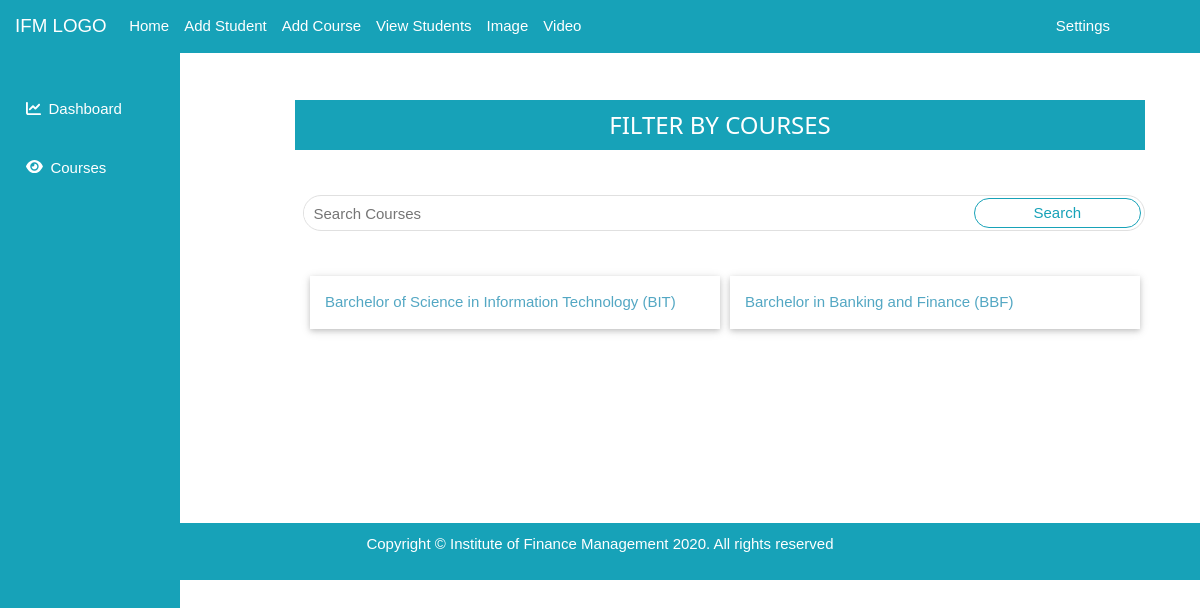
Page /filter-by/courses/ on the earlier database version.
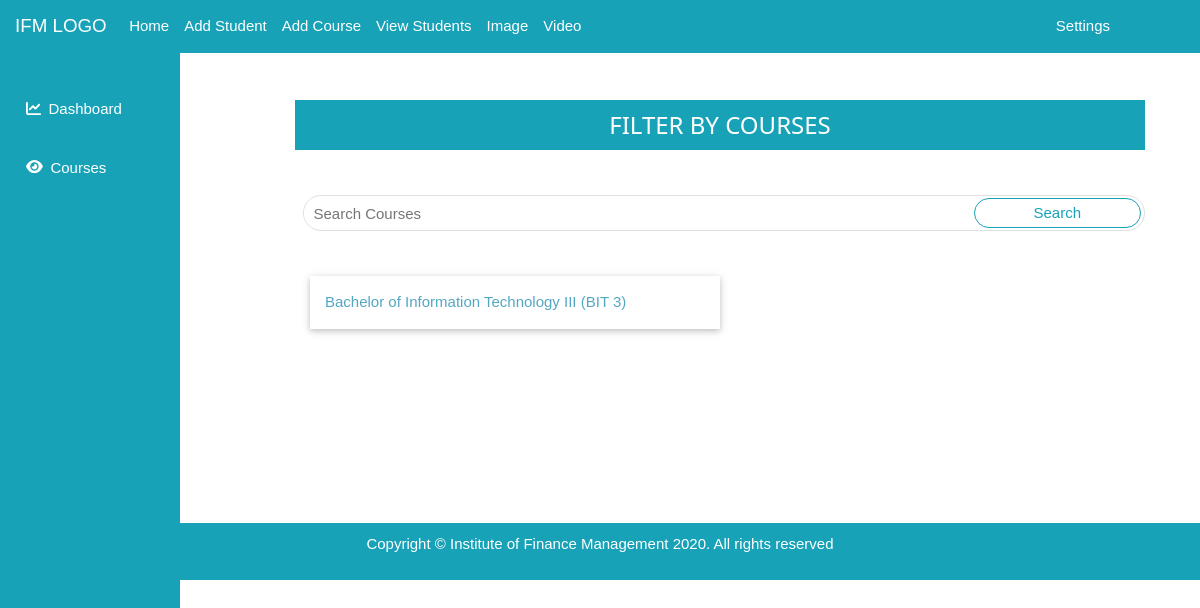
Same page on the later database version.
### face_app/models.py (models this page shows, shortened)
class Course(models.Model):
    code = models.CharField(max_length = 10, unique = True)
    name = models.CharField(max_length = 100, unique = True)
    class Meta:
        verbose_name_plural = 'Courses'

### face_app/views.py (the view)
# urls.py: path('filter-by/courses/', filterCourses, name  ='filter-courses'),
def filterCourses(request):
    get_courses = Course.objects.all()
    query = request.GET.get("q")
    if query:
        get_courses = get_courses.filter(Q(name__icontains = query) |Q(code__icontains = query) )
    myTemplate = 'face/filterCourses.html'
    context = {
        'courses': get_courses,
    }
    return render(request, myTemplate, context)

### face_app/templates/face/filterCourses.html (shortened to what this page needs)
{% extends 'face/base.html' %}
{% block content %}
<div class="outer-container">
  <div class="container">
    <div class="row">
      <div class="contents">
        <div class="col-md-12">
          <div class="heading bg-info">
            <h3>FILTER BY COURSES</h3>
          </div>
            <form class="form-inline mt-5 ml-2 block" method="GET">
              <div class="searchBar">
                <input type="text" name = "q" placeholder="Search Courses">
                <button type="submit" class="btn btn-outline-info mb-2">Search</button>
              </div>
          </form>
          <div class="cards col-12 d-flex mt-5">
            {% if courses %}
              {% for course in courses %}
                <a href="{% url 'by-courses' course.id %}" class="col-6 w3-card c-card pt-3 pb-3 pl-3 pl-3 pr-3">
                    {{ course.name }} ({{ course.code }})
                </a>
              {% endfor %}
            {% endif %}
          </div>
        </div>
      </div>
    </div>
  </div>
</div>
{% endblock %}

Differences in the rows shown:
removed Course: name "Barchelor in Banking and Finance", code "BBF"
changed Course: name "Barchelor of Science in Information Technology" → "Bachelor of Information Technology III"; code "BIT" → "BIT 3"
